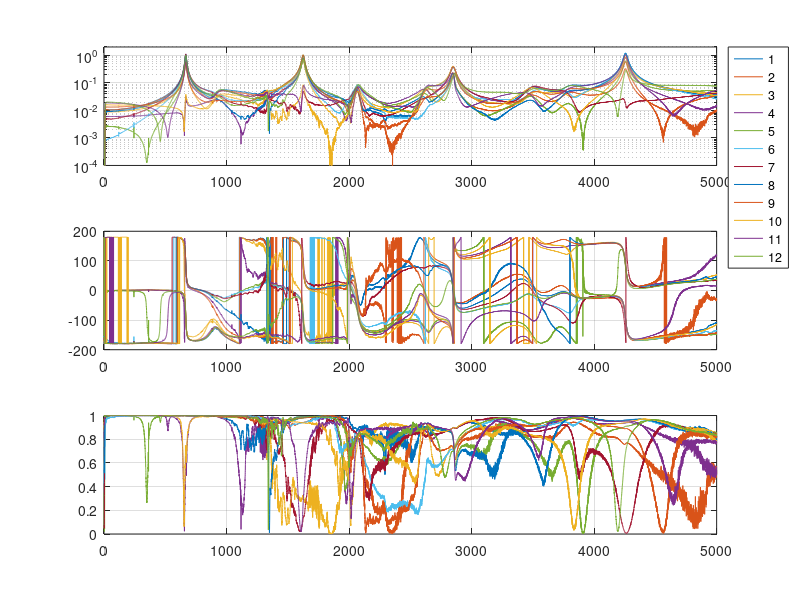

Recreate this plot in MATLAB. (Note: this script raises an error after producing the figure.)
%% ASSIGNMENT 1 B - EXPERIMENTAL MODAL ANALYSIS OF A LIGHT RAIL WHEEL

clear all
close all
clc
load('Data.mat');

f = freq;
FRF = frf;
ch = cohe;

for i=1:12
    magnitude(:,i) = abs(FRF(:,i));
    phase(:,i) = angle(FRF(:,i))*(180/pi);
end

figure()
subplot(3,1,1)
for i=1:12
    semilogy(f,magnitude(:,i))
    hold on
    grid on
end
legend('1','2','3','4','5','6','7','8','9','10','11','12','Location','northeastoutside')
ylim([1e-4 2])
subplot(3,1,2)
for i=1:12
    plot(f,phase(:,i))
    hold on
    grid on
end
subplot(3,1,3)
for i=1:12
    plot(f,ch(:,i))
    hold on
    grid on
end

mag_c = cell(1,12);
omega_c = cell(1,12);

for i = 1:12
    [mag_c{i}, omega_c{i}] = findpeaks(magnitude(:,i), f, 'MinPeakProminence', 0.1);
end

mag = nan(2, 12);    
omega = nan(2, 12);

for i = 1:12
    omega(1:2, i) = omega_c{i}(1:2);
    mag(1:2, i) = mag_c{i}(1:2);
end

omega_1 = omega(1,1)*2*pi;
omega_2 = omega(2,1)*2*pi;

psi = 0.008;

%% Numerical computation

% First mode

f_min = 640;
f_max = 700;
freq1 = linspace(f_min,f_max,500);
for i = 1:12
    FRF_mod1(:,i) = interp1(f, FRF(:,i), freq1, 'spline');
end

Var = zeros(12,4);
FRF_num1 =zeros(12,length(freq1));
magnitude_num1 = zeros(12,length(freq1));
phase_num1 = zeros(12,length(freq1));

function err = cost_function1(params,freq,G_exp)
    om1 = params(1);
    psi1= params(2);
    A1= params(3);
    Rh1=params(4);
    
    % FRF del singolo modo
    G_model = A1./ (-(freq*2*pi).^2 + 1i*2*psi1*om1*freq*2*pi + (om1)^2)+Rh1;
    diff = G_exp - G_model;
    % Errore: parte reale e immaginaria
    %err = [real(G_model - G_exp); imag(G_model - G_exp)];
    err = sum(real(diff).^2 + imag(diff).^2);
end

for i = 1:12
    params1 = [omega_1 psi mag(1,i)*2*psi*(omega_1^2) 0];

    err = @(params) cost_function1(params1,freq1,FRF_mod1(:,i));
    % err_v(i) = err;
    lb = [zeros(1,4)];
    ub = [Inf(1,4)];

    % Ottimizzazione
    opts = optimoptions('lsqnonlin','Display','iter','MaxFunctionEvaluations',5000);

    x_opt_1 = lsqnonlin(err, params1, lb, ub, opts);
    Var(i,:) = x_opt_1;
    %FRF_num1_s = x_opt_1(3)./ (-(freq1*2*pi).^2 + 1i*2*x_opt_1(2)*x_opt_1(1)*freq1*2*pi + x_opt_1(1)^2)+x_opt_1(4);
    den = -(freq1*2*pi).^2 + 1i * 2 * Var(i,2) * Var(i,1) * freq1*2*pi + Var(i,1)^2;
    FRF_num1_s = Var(i,3) ./ den + Var(i,4);
    FRF_num1(i,:) = FRF_num1_s;

    magnitude_num1(i,:) = abs(FRF_num1_s);
    phase_num1(i,:) = angle(FRF_num1_s)*(180/pi);
end
%% 
figure
subplot(2,1,1)
semilogy(f,magnitude(:,1),'LineWidth',3)
hold on 
semilogy(freq1,magnitude_num1(1,:),'or')
title('FRF')
xlabel('Frequency [Hz]')
ylabel('Magnitude [m/N]')
xlim([f_min f_max])
grid on

subplot(2,1,2)
plot(f,phase(:,1),'LineWidth',3)
hold on 
plot(freq1,phase_num1(1,:),'or')
xlabel ('Frequency [Hz]')
ylabel('Phase [°]')
xlim([f_min f_max])
grid on